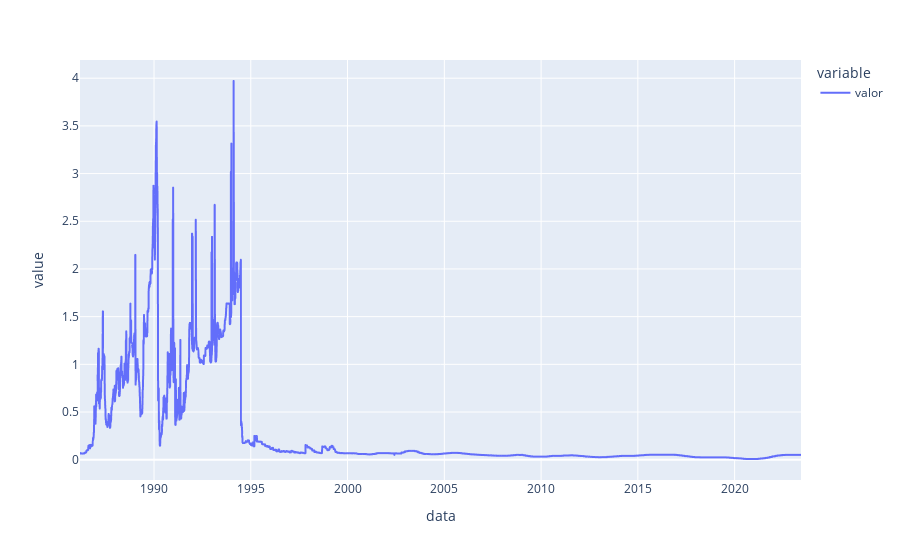

Notebook code cell kept with this figure:
### Code cell
px.line(df_cdi)

### Figure 1 — Plotly figure (JSON) as saved in the notebook; plotly's stock layout.template omitted (floating-point values rounded to 4 significant figures; data arrays with more than 128 entries replaced by an {"elided": "..."} marker saying what was removed)
{"data": [{"hovertemplate": "variable=valor<br>data=%{x}<br>value=%{y}<extra></extra>", "legendgroup": "valor", "line": {"color": "#636efa", "dash": "solid"}, "marker": {"symbol": "circle"}, "mode": "lines", "name": "valor", "showlegend": true, "type": "scattergl", "x": {"elided": "9319 str values"}, "xaxis": "x", "y": {"elided": "9319 float values"}, "yaxis": "y"}], "layout": {"legend": {"title": {"text": "variable"}, "tracegroupgap": 0}, "margin": {"t": 60}, "xaxis": {"anchor": "y", "domain": [0, 1], "title": {"text": "data"}}, "yaxis": {"anchor": "x", "domain": [0, 1], "title": {"text": "value"}}}}
